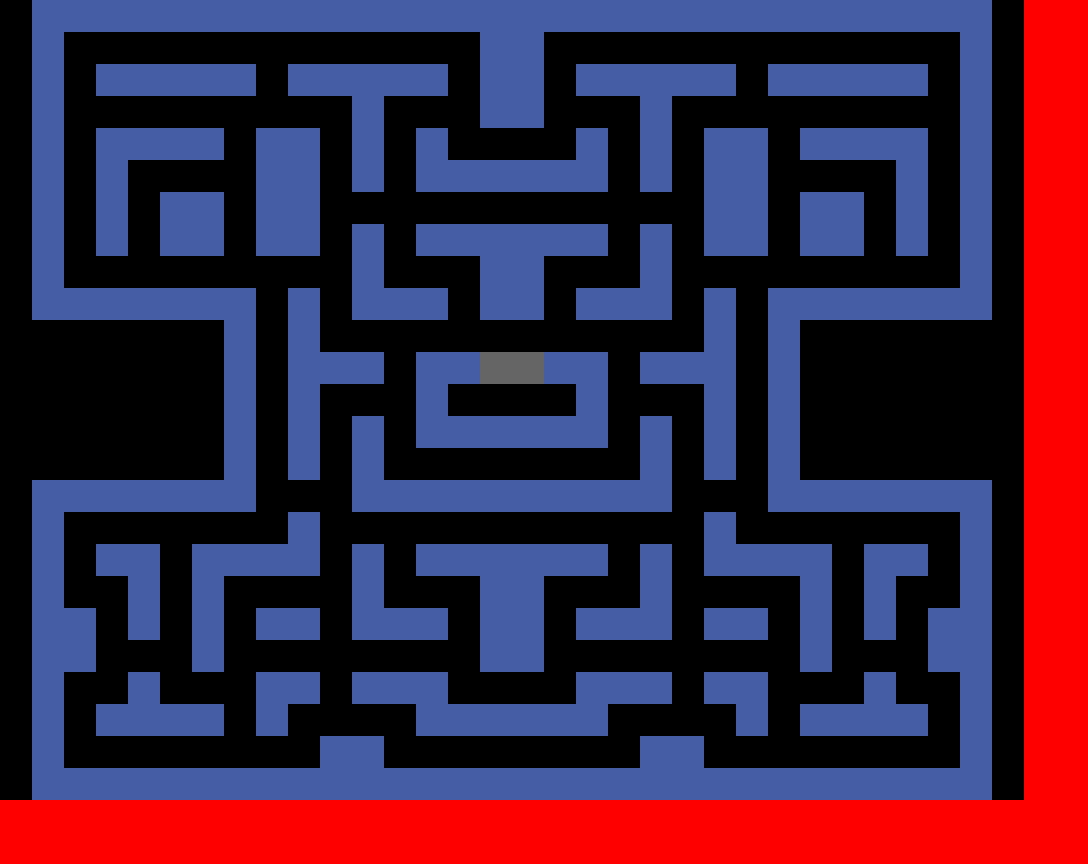

Below is a game level as drawn by its tile map, then a one-line description and the .tmx that defines it (tile-layer data replaced by summaries):
An orthogonal 34x27 tile map with 32x32 px tiles, 4 tile layers (background, coinPath, collider, powerup), 5 tilesets.

<map version="1.0" orientation="orthogonal" renderorder="right-down" width="34" height="27" tilewidth="32" tileheight="32" nextobjectid="1">
 <tileset firstgid="1" name="tile_back" tilewidth="32" tileheight="32">
  <image source="tile_back.jpg" width="32" height="32" />
 </tileset>
 <tileset firstgid="2" name="tile_border" tilewidth="32" tileheight="32">
  <image source="tile_border.jpg" width="32" height="32" />
 </tileset>
 <tileset firstgid="3" name="tile_col" tilewidth="32" tileheight="32">
  <image source="tile_col.jpg" width="32" height="32" />
 </tileset>
 <tileset firstgid="4" name="tile_door" tilewidth="32" tileheight="32">
  <image source="tile_door.jpg" width="32" height="32" />
 </tileset>
 <tileset firstgid="5" name="coin" tilewidth="32" tileheight="32">
  <image source="coin.png" width="32" height="32" />
 </tileset>
 <layer name="background" width="34" height="27">
  <data>[918 cells, 6 non-empty, 2 distinct tile ids]</data>
 </layer>
 <layer name="coinPath" width="34" height="27">
  <data>[918 cells, 324 non-empty, 1 distinct tile ids]</data>
 </layer>
 <layer name="collider" width="34" height="27">
  <data>[918 cells, 584 non-empty, 3 distinct tile ids]</data>
 </layer>
 <layer name="powerup" width="34" height="27">
  <data>[918 cells, 4 non-empty, 1 distinct tile ids]</data>
 </layer>
</map>